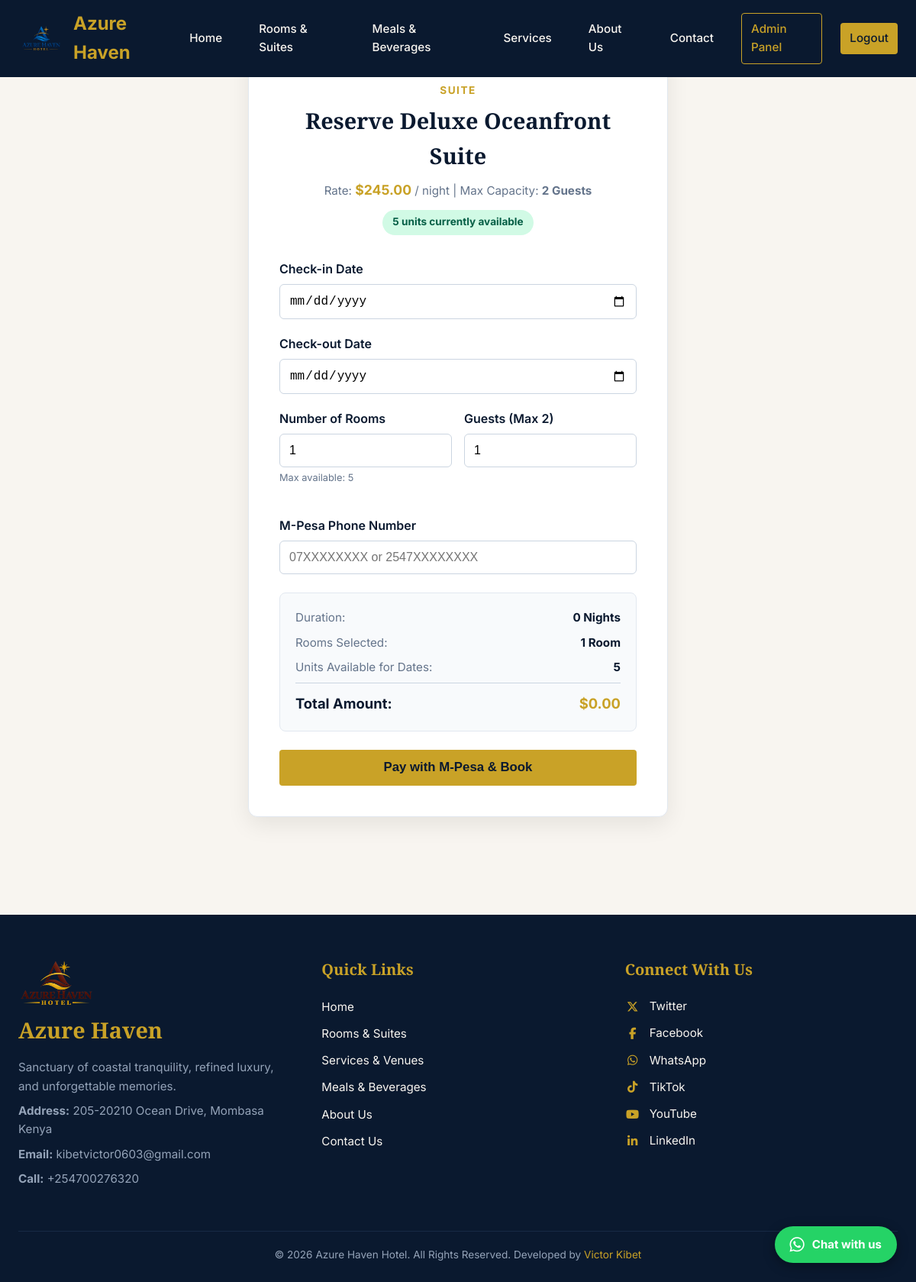
Page /booking.php?room_id=1 (signed in) on the committed database.
### tables this page shows
CREATE TABLE rooms (
    id INT AUTO_INCREMENT PRIMARY KEY,
    room_group VARCHAR(50) NOT NULL UNIQUE,    
    type VARCHAR(50) NOT NULL,                 
    title VARCHAR(150) NOT NULL,
    description TEXT,
    price DECIMAL(10,2) NOT NULL,
    capacity INT DEFAULT 2,
    beds INT DEFAULT 1,
    size_sqm INT,
    total_quantity INT DEFAULT 10,             
    image VARCHAR(255),
    amenities TEXT,
    status ENUM('available','maintenance') DEFAULT 'available'
);

### includes/functions.php (called while the page is built, shortened)
<?php
function sanitize($data) {
    return htmlspecialchars(trim($data), ENT_QUOTES, 'UTF-8');
}

### booking.php (the view, shortened to what this page needs)
<?php
require_once 'includes/functions.php';
$pdo = getDBConnection();
$roomId = $_GET['room_id'] ?? $_POST['room_id'] ?? null;
if (!$roomId) {
    $stmt = $pdo->prepare("SELECT * FROM rooms WHERE title LIKE :title LIMIT 1");
    $stmt->execute(['title' => '%Executive Bay View%']);
    $room = $stmt->fetch();
    if ($room) {
        $roomId = $room['id'];
    } else {
        $stmt = $pdo->query("SELECT * FROM rooms LIMIT 1");
        $room = $stmt->fetch();
        $roomId = $room['id'] ?? null;
    }
} else {
    $stmt = $pdo->prepare("SELECT * FROM rooms WHERE id = :id");
    $stmt->execute(['id' => $roomId]);
    $room = $stmt->fetch();
}
$roomCapacity = (int)($room['capacity'] ?? 2);
$maxUnits = 10;
try {
    $stmtMax = $pdo->prepare(
        "SELECT r.total_quantity,
                COALESCE(SUM(CASE WHEN b.status IN ('confirmed','pending','pending_payment')
                             THEN b.quantity ELSE 0 END), 0) AS booked
         FROM rooms r
         LEFT JOIN bookings b ON b.room_id = r.id
         WHERE r.id = :id
         GROUP BY r.id"
    );
    $stmtMax->execute(['id' => $roomId]);
    $rowMax = $stmtMax->fetch();
    if ($rowMax) {
        $maxUnits = max(0, (int)$rowMax['total_quantity'] - (int)$rowMax['booked']);
    }
} catch (Exception $e) {
    $maxUnits = 10;
}
include 'includes/header.php';
?>
<div style="display: flex; justify-content: center; align-items: center; min-height: 85vh; padding: 4rem 1rem;">
    <div style="max-width: 550px; width: 100%; background: #ffffff; padding: 2.5rem; border-radius: 12px; box-shadow: var(--shadow, 0 10px 25px rgba(0,0,0,0.1)); border: 1px solid #e2e8f0;">
        <div style="text-align: center; margin-bottom: 2rem;">
            <span style="color: var(--gold, #c5a059); text-transform: uppercase; font-size: 0.85rem; letter-spacing: 1.5px; font-weight: 700;">
                <?php echo sanitize($room['type'] ?? 'Luxury Suite'); ?>
            </span>
            <h2 style="color: var(--navy, #0a192f); margin-top: 0.25rem; font-size: 1.8rem;">
                Reserve <?php echo sanitize($room['title']); ?>
            </h2>
            <p style="color: #64748b; font-size: 0.95rem; margin-top: 0.5rem;">
                Rate: <strong style="color: var(--gold, #c5a059); font-size: 1.1rem;">$<?php echo number_format($room['price'], 2); ?></strong> / night |
                Max Capacity: <strong><?php echo $roomCapacity; ?> Guests</strong>
            </p>
            <p style="margin-top: 0.75rem;">
                <span id="availBadge" style="display:inline-block; padding:0.35rem 0.85rem; border-radius:20px; font-size:0.85rem; font-weight:700; background:#d1fae5; color:#065f46;">
                    <?php echo $maxUnits; ?> units currently available
                </span>
            </p>
        </div>
        <form method="POST" action="booking.php?room_id=<?php echo urlencode($roomId); ?>">
            <div class="form-group" style="margin-bottom: 1.25rem;">
                <label style="display: block; margin-bottom: 0.4rem; color: var(--navy, #0a192f); font-weight: 600;">Check-in Date</label>
                <input type="date" id="check_in" name="check_in" class="form-control" min="<?php echo date('Y-m-d'); ?>" required style="width: 100%; padding: 0.75rem; border: 1px solid #cbd5e1; border-radius: 6px;">
            </div>
            <div class="form-group" style="margin-bottom: 1.25rem;">
                <label style="display: block; margin-bottom: 0.4rem; color: var(--navy, #0a192f); font-weight: 600;">Check-out Date</label>
                <input type="date" id="check_out" name="check_out" class="form-control" min="<?php echo date('Y-m-d', strtotime('+1 day')); ?>" required style="width: 100%; padding: 0.75rem; border: 1px solid #cbd5e1; border-radius: 6px;">
            </div>
            <div style="display: grid; grid-template-columns: 1fr 1fr; gap: 1rem; margin-bottom: 1.25rem;">
                <div class="form-group">
                    <label style="display: block; margin-bottom: 0.4rem; color: var(--navy, #0a192f); font-weight: 600;">Number of Rooms</label>
                    <input type="number" id="num_rooms" name="num_rooms" class="form-control" value="1" min="1" max="<?php echo $maxUnits; ?>" required style="width: 100%; padding: 0.75rem; border: 1px solid #cbd5e1; border-radius: 6px;">
                    <small style="display:block; color:#64748b; font-size:0.8rem; margin-top:0.25rem;">
                        Max available: <span id="maxUnitsHint"><?php echo $maxUnits; ?></span>
                    </small>
                </div>
                <div class="form-group">
                    <label style="display: block; margin-bottom: 0.4rem; color: var(--navy, #0a192f); font-weight: 600;">Guests (Max <?php echo $roomCapacity; ?>)</label>
                    <input type="number" id="guests" name="guests" class="form-control" value="1" min="1" max="<?php echo $roomCapacity; ?>" required style="width: 100%; padding: 0.75rem; border: 1px solid #cbd5e1; border-radius: 6px;">
                </div>
            </div>
            <div class="form-group" style="margin-bottom: 1.5rem;">
                <label style="display: block; margin-bottom: 0.4rem; color: var(--navy, #0a192f); font-weight: 600;">M-Pesa Phone Number</label>
                <input type="text" name="phone" class="form-control" placeholder="07XXXXXXXX or 2547XXXXXXXX" required style="width: 100%; padding: 0.75rem; border: 1px solid #cbd5e1; border-radius: 6px;">
            </div>
            <div style="background: #f8fafc; border: 1px solid #e2e8f0; border-radius: 8px; padding: 1.25rem; margin-bottom: 1.5rem;">
                <div style="display: flex; justify-content: space-between; font-size: 0.95rem; color: #64748b; margin-bottom: 0.5rem;">
                    <span>Duration:</span>
                    <strong id="nights_count" style="color: var(--navy, #0a192f);">0 Nights</strong>
                </div>
                <div style="display: flex; justify-content: space-between; font-size: 0.95rem; color: #64748b; margin-bottom: 0.5rem;">
                    <span>Rooms Selected:</span>
                    <strong id="rooms_summary" style="color: var(--navy, #0a192f);">1 Room</strong>
                </div>
                <div style="display: flex; justify-content: space-between; font-size: 0.95rem; color: #64748b; margin-bottom: 0.5rem;">
                    <span>Units Available for Dates:</span>
                    <strong id="units_avail" style="color: var(--navy, #0a192f);"><?php echo $maxUnits; ?></strong>
                </div>
                <div style="display: flex; justify-content: space-between; font-size: 1.15rem; font-weight: 700; color: var(--navy, #0a192f); border-top: 1px solid #cbd5e1; padding-top: 0.75rem;">
                    <span>Total Amount:</span>
                    <span style="color: var(--gold, #c5a059);">$<span id="total_price">0.00</span></span>
                </div>
            </div>
            <button type="submit" class="btn btn-gold" style="width: 100%; padding: 0.85rem; font-size: 1.05rem; font-weight: 600;">
                Pay with M-Pesa & Book
            </button>
        </form>
    </div>
</div>
<?php include 'includes/footer.php'; ?>

### assets/css/style.css (style rules this page uses)
:root { --navy: #0a192f; --navy-light: #172a45; --gold: #c9a227; --gold-hover: #b08d1e; --cream: #f8f5f0; --white: #ffffff; --text-dark: #2d3748; --text-muted: #718096; --shadow: 0 10px 30px rgba(0,0,0,0.08); --transition: all 0.3s ease; }
* { box-sizing: border-box; margin: 0; padding: 0; }
body { font-family: 'Inter', sans-serif; background-color: var(--cream); color: var(--text-dark); line-height: 1.6; overflow-x: hidden; }
h1, h2, h3, h4, .font-serif { font-family: 'Playfair Display', serif; }
.btn { display: inline-block; padding: 0.75rem 1.5rem; border-radius: 4px; text-decoration: none; font-weight: 500; transition: var(--transition); cursor: pointer; border: none; }
.btn-gold { background: var(--gold); color: var(--navy) !important; }
.form-group { margin-bottom: 1.25rem; }
.form-group label { display: block; margin-bottom: 0.5rem; font-weight: 500; }
.form-control { width: 100%; padding: 0.75rem; border: 1px solid #e2e8f0; border-radius: 4px; font-size: 1rem; }

### rows in the picture
rooms: type "SUITE", title "Deluxe Oceanfront Suite", price "245.00", capacity "2", total_quantity "5"
